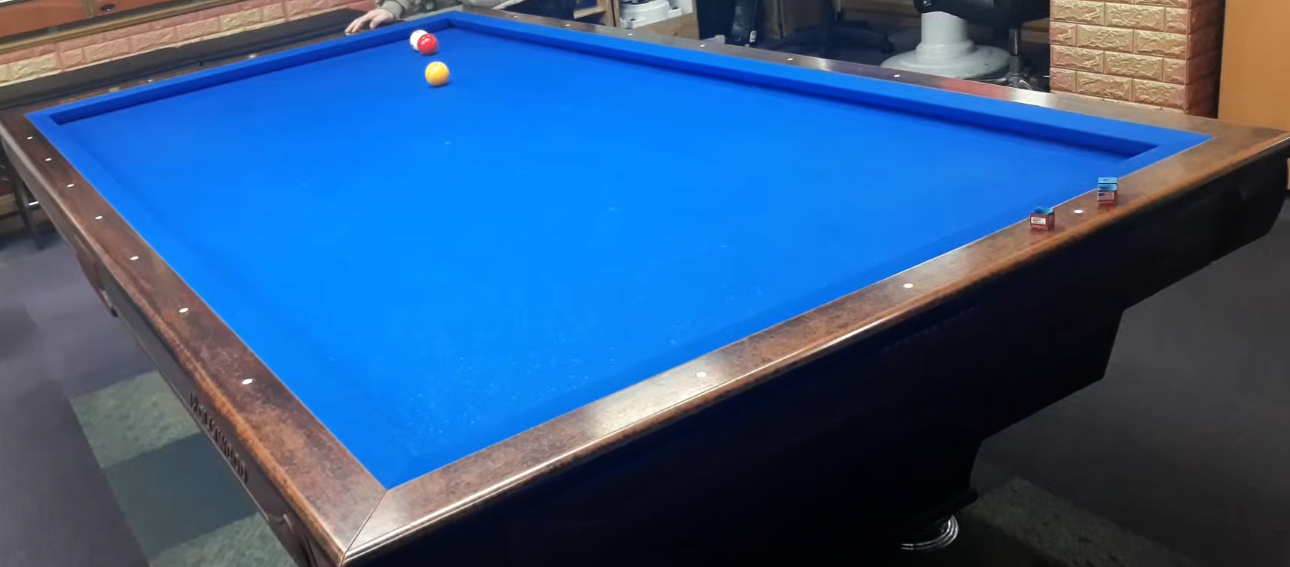
#> input picture test_images/img0.jpeg, 1290 x 567 px, found by its file name
$ jupyter execute --allow-errors Untitled.ipynb
#> lines starting #> are read from the running program, lines starting #| are printed output that depends on the picture
[cell 1]
import cv2
import numpy as np
import numpy.linalg as lin


# [37 lines left out: functions getcos, test_line_num, equation, not called in this run]


import matplotlib.pyplot as plt

# [14 lines left out: function graph_, not called in this run]

[cell 2]
img_path = '/Users/gkalstn/capstone/test_images/img0.jpeg'

image_np = cv2.imread(img_path)
#> image_np is the input picture: shape (567, 1290, 3); mean B, G, R 135.9, 89.7, 50.5

#> (a cell that did not finish here is left out)

[cell 4]
image_np.shape
#> Out = (567, 1290, 3)

[cell 5]
b = []
r = []
g = []

for i in range(567) :
    b.append(image_np[i, i, 0])
    r.append(image_np[i, i, 1])
    g.append(image_np[i, i, 2])
#> after the loop, b = 567 values, max 255 at index 226, min 17 at index 564, mean 183.5; g = 567 values, max 255 at index 489, min 2 at index 110, mean 41.14; r = 567 values, max 253 at index 1, min 6 at index 562, mean 108.6

[cell 6]
import matplotlib.pyplot as plt
min_ = 0
max_ = 567
x = np.arange(min_, max_)
plt.plot(x, b[min_:max_], label = 'b')
plt.plot(x, r[min_:max_], label = 'r')
plt.plot(x, g[min_:max_], label = 'g')
plt.legend(loc='upper left')
plt.rcParams["figure.figsize"] = (30,15)
plt.show()
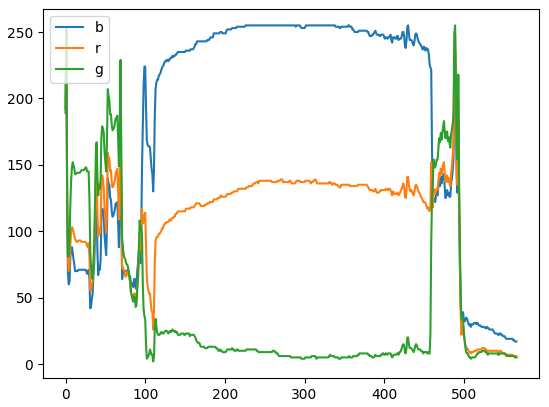
#> figure drawn by matplotlib, 1 panel; curve peaks at x = 226, y = 255; curve peaks at x = 1, y = 253; curve peaks at x = 489, y = 255

[cell 7]
b_ = np.array(b[min_: max_])
#> b_ has the same summary as b
g_ = np.array(g[min_: max_])
#> g_ has the same summary as g
r_ = np.array(r[min_: max_])
#> r_ has the same summary as r

br = b_-r_
#> br = 567 values, max 255 at index 95, min 0 at index 74, mean 124.5
rg = r_-g_
#> rg = 567 values, max 255 at index 34, min 0 at index 83, mean 123.9

min(rg)
#> Out = 0


$ run again, with test_images/img1.jpeg copied over test_images/img0.jpeg
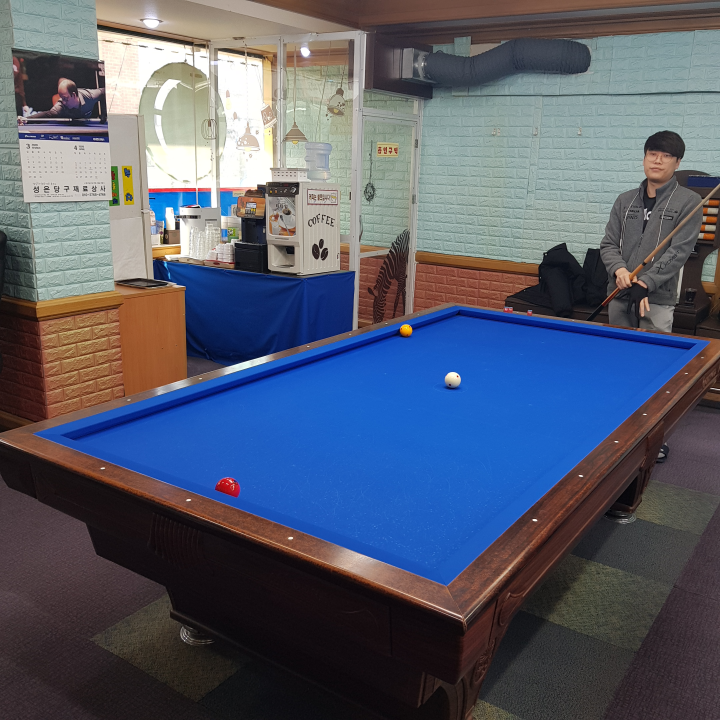
#> input picture test_images/img1.jpeg, 2160 x 2160 px, found by its file name (shown at 1/3 size)
#> image_np is the input picture: shape (2160, 2160, 3); mean B, G, R 108.5, 92.2, 86.2
#> after the loop `for i in range(567) :`: b = 567 values, max 255 at index 518, min 24 at index 265, mean 152.2; g = 567 values, max 255 at index 321, min 23 at index 265, mean 154.7; r = 567 values, max 255 at index 455, min 18 at index 265, mean 156
#> `plt.show()`:
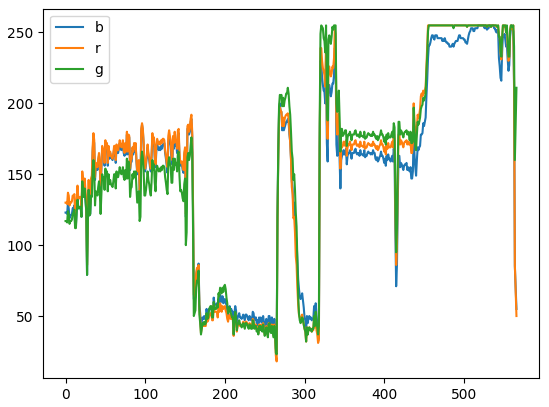
#> figure drawn by matplotlib, 1 panel; curve peaks at x = 518, y = 255; curve peaks at x = 455, y = 255; curve peaks at x = 321, y = 255
#> b_ has the same summary as b
#> g_ has the same summary as g
#> r_ has the same summary as r
#> br = 567 values, max 255 at index 56, min 0 at index 166, mean 179.5
#> rg = 567 values, max 255 at index 172, min 0 at index 299, mean 102.4
#> `min(rg)`: Out = 0

$ run again, with test_images/img3.jpeg copied over test_images/img0.jpeg
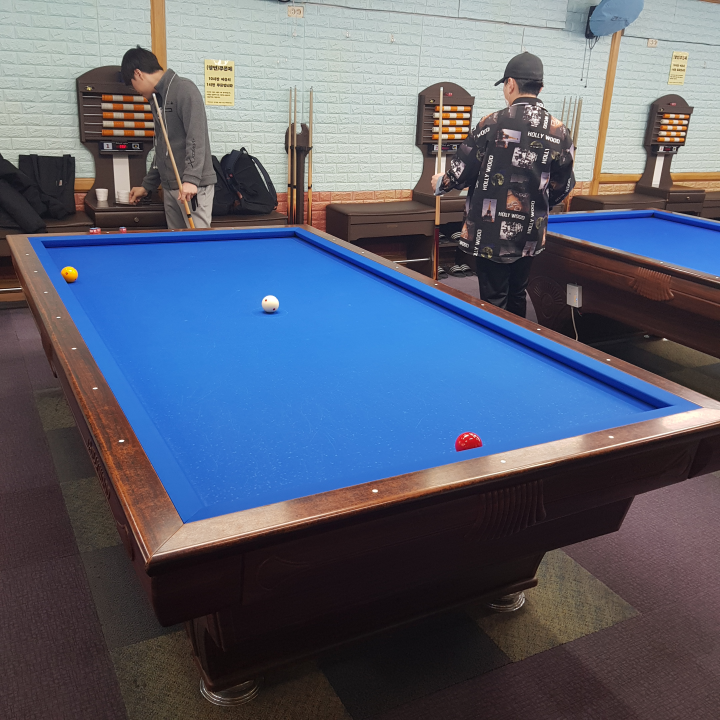
#> input picture test_images/img3.jpeg, 2160 x 2160 px, found by its file name (shown at 1/3 size)
#> image_np is the input picture: shape (2160, 2160, 3); mean B, G, R 114.9, 97.5, 90.4
#> after the loop `for i in range(567) :`: b = 567 values, max 211 at index 176, min 2 at index 393, mean 121.5; g = 567 values, max 255 at index 268, min 19 at index 288, mean 136.8; r = 567 values, max 255 at index 268, min 13 at index 288, mean 130.9
#> `plt.show()`:
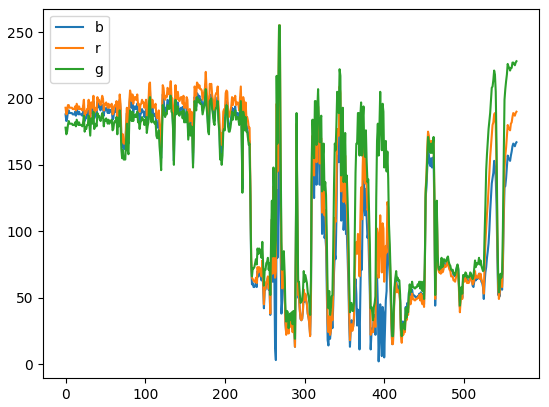
#> figure drawn by matplotlib, 1 panel; curve peaks at x = 176, y = 211; curve peaks at x = 268, y = 255; curve peaks at x = 268, y = 255
#> b_ has the same summary as b
#> g_ has the same summary as g
#> r_ has the same summary as r
#> br = 567 values, max 255 at index 250, min 0 at index 259, mean 191
#> rg = 567 values, max 255 at index 234, min 0 at index 268, mean 139
#> `min(rg)`: Out = 0
